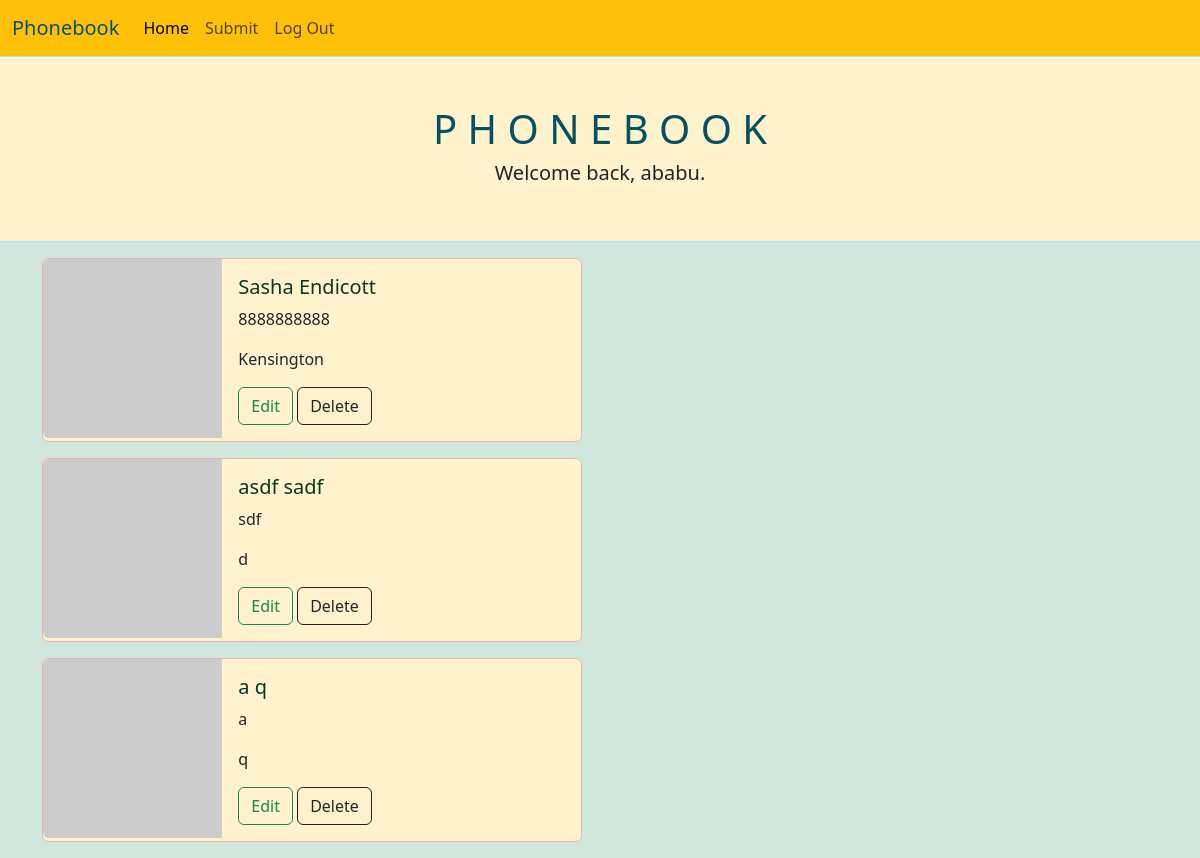
Page / (signed in) on the earlier database version.
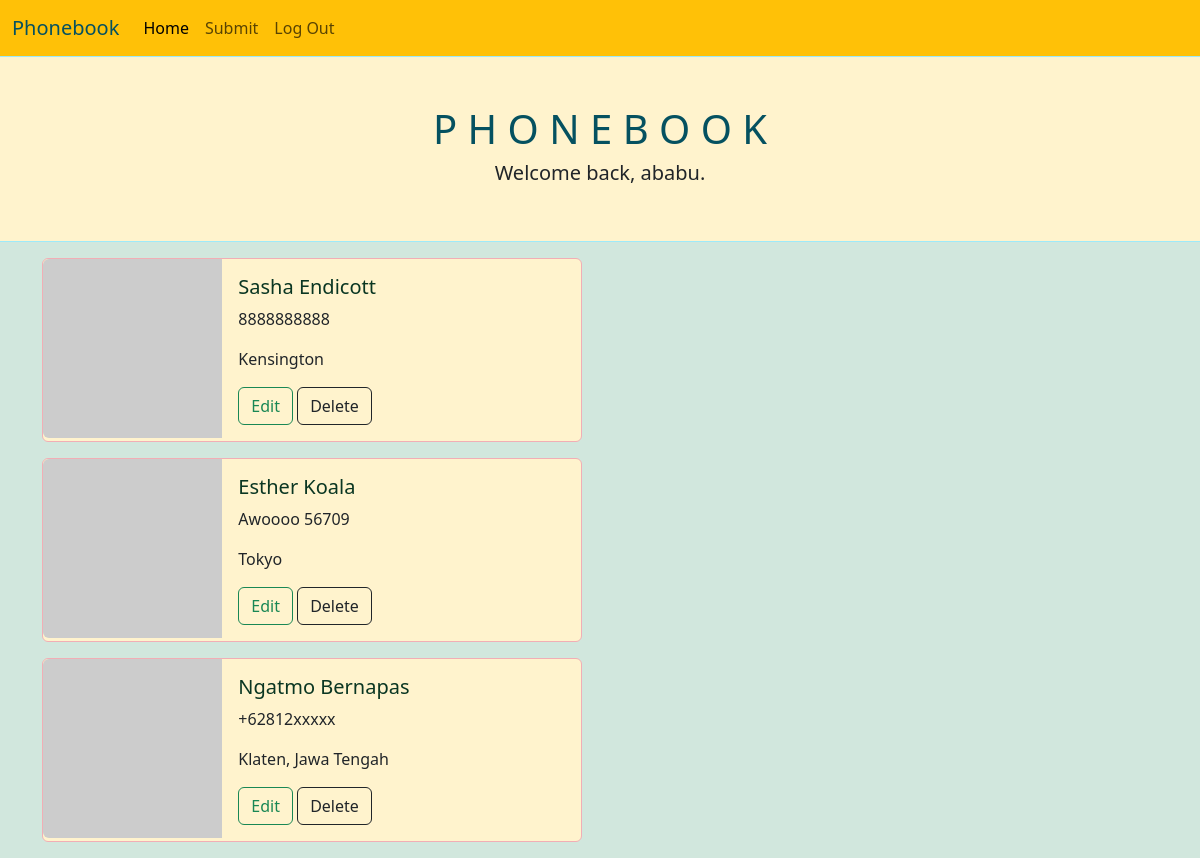
Same page on the later database version.
### app/models.py (models this page shows, shortened)
class User(db.Model, UserMixin):
    id = db.Column(db.Integer, primary_key=True)
    first_name = db.Column(db.String(50), nullable=False)
    last_name = db.Column(db.String(50), nullable=False)
    email = db.Column(db.String(75), nullable=False, unique=True)
    username = db.Column(db.String(75), nullable=False, unique=True)
    password = db.Column(db.String(255), nullable=False)
    entries = db.relationship('Entry', backref='submitter')

class Entry(db.Model):
    id = db.Column(db.Integer, primary_key=True)
    first_name = db.Column(db.String(50), nullable=False)
    last_name = db.Column(db.String(50), nullable=False)
    phone_number = db.Column(db.String(75), nullable=False)
    address = db.Column(db.String(100), nullable=False)
    date_created = db.Column(db.DateTime, nullable=False, default=datetime.utcnow)
    user_id = db.Column(db.Integer, db.ForeignKey('user.id')) # SQL - FOREIGN KEY(user_id) REFERENCES user(id)

### app/routes.py (the view)
@app.route('/')
def index():
    entries = Entry.query.all()
    nums = {"img="+str(x) for x in range (1, 71)}
    return render_template('index.html', entries=entries, nums=nums)

### app/models.py (called while the page is built)
@login.user_loader
def get_a_user_by_id(user_id):
    return db.session.get(User, user_id)

### app/templates/index.html (shortened to what this page needs)
{% extends 'base.html' %}
{% block header %}
<h1 class="text-info-emphasis">P H O N E B O O K</h1>
{% if current_user.is_authenticated %}
        <h5>Welcome back, {{ current_user.username }}.</h5>
    {% else %}
        <h5>Log in or create an account to make entries.</h5>
    {% endif %}
{% endblock %}
{% block content %}
        <div>
{% for entry in entries %}
{% if entry.submitter == current_user %}
<div class="card my-3 bg-warning-subtle border-danger-subtle" style="max-width: 540px;">
    <div class="row g-0">
      <div class="col-md-4">
        <img src="https://i.pravatar.cc/300?{{ nums.pop() }}" class="img-fluid rounded-start" alt="a person">
      </div>
      <div class="col-md-8">
        <div class="card-body">
          <h5 class="card-title text-success-emphasis">{{ entry.first_name }} {{ entry.last_name }}</h5>
          <p class="card-text">{{ entry.phone_number }}</p>
          <p class="card-text">{{ entry.address }}</p>
          <a href="{{ url_for('edit_entry', entry_id=entry.id) }}" class="btn btn-outline-success">Edit</a>
          <button type="button" class="btn btn-outline-dark" data-bs-toggle="modal" data-bs-target="#deleteEntryModal-{{ entry.id }}">
            Delete
        </button>
        </div>
      </div>
    </div>
</div>
{% endif %}
{% endfor %}
{% endblock %}

### app/templates/base.html (shortened to what this page needs)
<!DOCTYPE html>
<html lang="en">
<head>
    <link rel="stylesheet" href="https://cdn.jsdelivr.net/npm/bootstrap@5.3.0-alpha1/dist/css/bootstrap.min.css">
</head>
<body class="bg-success-subtle">
    {% include 'nav.html' %}
    <div class="row bg-warning-subtle border border-info-subtle py-5">
        <div class="col text-center">
            {% block header %}{% endblock %}
        </div>
    </div>
    <div class="container">
        {% block content %}
        {% endblock %}
    </div>
</body>
</html>

### app/templates/nav.html (shortened to what this page needs)
<nav class="navbar navbar-expand-lg navbar-light bg-warning">
    <div class="container-fluid">
      <a class="navbar-brand text-info-emphasis" href="/">Phonebook</a>
      <div class="collapse navbar-collapse" id="navbarNavAltMarkup">
        <div class="navbar-nav">
          <a class="nav-link active" aria-current="page" href="/">Home</a>
          {% if current_user.is_authenticated %}
                <a class="nav-link" href="/submission">Submit</a>
                <a class="nav-link" href="/logout">Log Out</a>
          {% else %}
                <a class="nav-link" href="/signup">Sign Up</a>
                <a class="nav-link" href="/login">Log In</a>
          {% endif %}
        </div>
      </div>
    </div>
  </nav>

Differences in the rows shown:
removed Entry: first_name "asdf", last_name "sadf", phone_number "sdf", address "d"
removed Entry: first_name "a", last_name "q", phone_number "a", address "q"
added Entry: first_name "Esther", last_name "Koala", phone_number "Awoooo 56709", address "Tokyo"
added Entry: first_name "Ngatmo", last_name "Bernapas", phone_number "+62812xxxxx", address "Klaten, Jawa Tengah"
